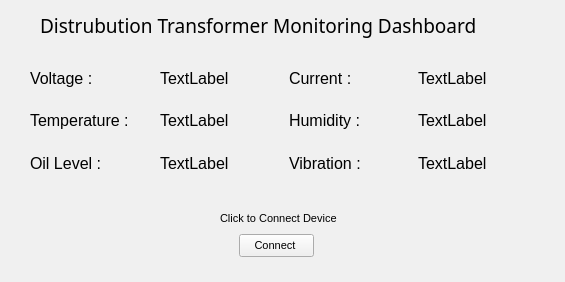
<?xml version="1.0" encoding="UTF-8"?>
<ui version="4.0">
 <class>Dashboard</class>
 <widget class="QWidget" name="Dashboard">
  <property name="geometry">
   <rect>
    <x>0</x>
    <y>0</y>
    <width>565</width>
    <height>282</height>
   </rect>
  </property>
  <property name="minimumSize">
   <size>
    <width>565</width>
    <height>282</height>
   </size>
  </property>
  <property name="maximumSize">
   <size>
    <width>565</width>
    <height>282</height>
   </size>
  </property>
  <property name="font">
   <font>
    <pointsize>18</pointsize>
   </font>
  </property>
  <property name="windowTitle">
   <string>Dashboard</string>
  </property>
  <property name="styleSheet">
   <string notr="true">QWidget{

background-color:rgb(240, 240, 240)
}</string>
  </property>
  <widget class="QLabel" name="Headline">
   <property name="geometry">
    <rect>
     <x>40</x>
     <y>10</y>
     <width>471</width>
     <height>31</height>
    </rect>
   </property>
   <property name="font">
    <font>
     <family>MS Reference Sans Serif</family>
     <pointsize>14</pointsize>
     <weight>50</weight>
     <bold>false</bold>
    </font>
   </property>
   <property name="text">
    <string>Distrubution Transformer Monitoring Dashboard</string>
   </property>
  </widget>
  <widget class="QPushButton" name="ConnectButton">
   <property name="geometry">
    <rect>
     <x>239</x>
     <y>234</y>
     <width>75</width>
     <height>23</height>
    </rect>
   </property>
   <property name="font">
    <font>
     <pointsize>8</pointsize>
    </font>
   </property>
   <property name="text">
    <string>Connect </string>
   </property>
  </widget>
  <widget class="QLabel" name="ClicktoConnect">
   <property name="geometry">
    <rect>
     <x>220</x>
     <y>210</y>
     <width>121</width>
     <height>16</height>
    </rect>
   </property>
   <property name="font">
    <font>
     <pointsize>8</pointsize>
    </font>
   </property>
   <property name="text">
    <string>Click to Connect Device</string>
   </property>
  </widget>
  <widget class="QWidget" name="layoutWidget">
   <property name="geometry">
    <rect>
     <x>30</x>
     <y>60</y>
     <width>511</width>
     <height>121</height>
    </rect>
   </property>
   <layout class="QHBoxLayout" name="horizontalLayout_7">
    <item>
     <layout class="QVBoxLayout" name="verticalLayout_2">
      <item>
       <layout class="QHBoxLayout" name="horizontalLayout_4">
        <item>
         <widget class="QLabel" name="Voltag_head">
          <property name="font">
           <font>
            <pointsize>12</pointsize>
           </font>
          </property>
          <property name="text">
           <string>Voltage :</string>
          </property>
         </widget>
        </item>
        <item>
         <widget class="QLabel" name="voltage_label">
          <property name="font">
           <font>
            <pointsize>12</pointsize>
           </font>
          </property>
          <property name="text">
           <string>TextLabel</string>
          </property>
         </widget>
        </item>
       </layout>
      </item>
      <item>
       <layout class="QHBoxLayout" name="horizontalLayout_5">
        <item>
         <widget class="QLabel" name="Temp_head">
          <property name="font">
           <font>
            <pointsize>12</pointsize>
           </font>
          </property>
          <property name="text">
           <string>Temperature :</string>
          </property>
         </widget>
        </item>
        <item>
         <widget class="QLabel" name="temp_label">
          <property name="font">
           <font>
            <pointsize>12</pointsize>
           </font>
          </property>
          <property name="text">
           <string>TextLabel</string>
          </property>
         </widget>
        </item>
       </layout>
      </item>
      <item>
       <layout class="QHBoxLayout" name="horizontalLayout_6">
        <item>
         <widget class="QLabel" name="oil_head">
          <property name="font">
           <font>
            <pointsize>12</pointsize>
           </font>
          </property>
          <property name="text">
           <string>Oil Level :</string>
          </property>
         </widget>
        </item>
        <item>
         <widget class="QLabel" name="oil_lable">
          <property name="font">
           <font>
            <pointsize>12</pointsize>
           </font>
          </property>
          <property name="text">
           <string>TextLabel</string>
          </property>
         </widget>
        </item>
       </layout>
      </item>
     </layout>
    </item>
    <item>
     <layout class="QVBoxLayout" name="verticalLayout">
      <item>
       <layout class="QHBoxLayout" name="horizontalLayout_3">
        <item>
         <widget class="QLabel" name="Current_head">
          <property name="font">
           <font>
            <pointsize>12</pointsize>
           </font>
          </property>
          <property name="text">
           <string>Current :</string>
          </property>
         </widget>
        </item>
        <item>
         <widget class="QLabel" name="Current_label">
          <property name="font">
           <font>
            <pointsize>12</pointsize>
           </font>
          </property>
          <property name="text">
           <string>TextLabel</string>
          </property>
         </widget>
        </item>
       </layout>
      </item>
      <item>
       <layout class="QHBoxLayout" name="horizontalLayout_2">
        <item>
         <widget class="QLabel" name="Humi_head">
          <property name="font">
           <font>
            <pointsize>12</pointsize>
           </font>
          </property>
          <property name="text">
           <string>Humidity :</string>
          </property>
         </widget>
        </item>
        <item>
         <widget class="QLabel" name="humidity_label">
          <property name="font">
           <font>
            <pointsize>12</pointsize>
           </font>
          </property>
          <property name="text">
           <string>TextLabel</string>
          </property>
         </widget>
        </item>
       </layout>
      </item>
      <item>
       <layout class="QHBoxLayout" name="horizontalLayout">
        <item>
         <widget class="QLabel" name="vibration_head">
          <property name="font">
           <font>
            <pointsize>12</pointsize>
           </font>
          </property>
          <property name="text">
           <string>Vibration :</string>
          </property>
         </widget>
        </item>
        <item>
         <widget class="QLabel" name="vibration_label">
          <property name="font">
           <font>
            <pointsize>12</pointsize>
           </font>
          </property>
          <property name="text">
           <string>TextLabel</string>
          </property>
         </widget>
        </item>
       </layout>
      </item>
     </layout>
    </item>
   </layout>
  </widget>
 </widget>
 <resources/>
 <connections/>
</ui>
